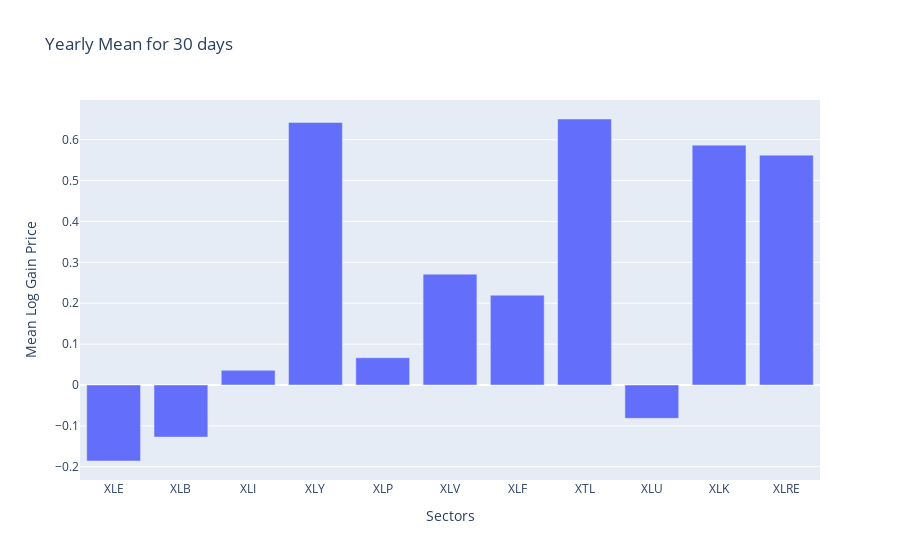

Notebook cell for this chart:
### Markdown cell above
Using daily log returns dataframe we can now begin data analysis

### Code cell
def new_df(d1):
    df_1 = df_close_log_delta.iloc[-d1:,:]
    return df_1

def mean_plotter(df):
    """
    Plot the yearly mean log returns for each sector.
    
    """
    
    # Calculate annualized mean return
    m = df.mean() * 252
    print(m)
    m_df = m.reset_index()
    m = px.bar(m_df, title=f'Yearly Mean for {df.shape[0]} days', x='index', y=0, labels={'index': 'Sectors', '0': 'Mean Log Gain Price'})
    return m
    
    # Create the plot
#     plt.figure(figsize=(10, 4))
#     plt.bar(df_1.columns, m)
#     plt.title(f'Yearly Mean for {d1} days')
#     plt.xlabel('Sectors')
#     plt.ylabel('Mean Log Gain Price')
#     plt.show()

# Example usage: Plot mean for the last 30 days
mean_plotter(new_df(30))

### Figure 1 — Plotly figure (JSON) as saved in the notebook; plotly's stock layout.template omitted (floating-point values rounded to 4 significant figures)
{"data": [{"alignmentgroup": "True", "hovertemplate": "Sectors=%{x}<br>Mean Log Gain Price=%{y}<extra></extra>", "legendgroup": "", "marker": {"color": "#636efa", "pattern": {"shape": ""}}, "name": "", "offsetgroup": "", "orientation": "v", "showlegend": false, "textposition": "auto", "type": "bar", "x": ["XLE", "XLB", "XLI", "XLY", "XLP", "XLV", "XLF", "XTL", "XLU", "XLK", "XLRE"], "xaxis": "x", "y": [-0.1859, -0.1274, 0.03613, 0.6421, 0.06671, 0.2711, 0.2196, 0.6505, -0.08154, 0.5866, 0.5622], "yaxis": "y"}], "layout": {"barmode": "relative", "legend": {"tracegroupgap": 0}, "title": {"text": "Yearly Mean for 30 days"}, "xaxis": {"anchor": "y", "domain": [0, 1], "title": {"text": "Sectors"}}, "yaxis": {"anchor": "x", "domain": [0, 1], "title": {"text": "Mean Log Gain Price"}}}}
